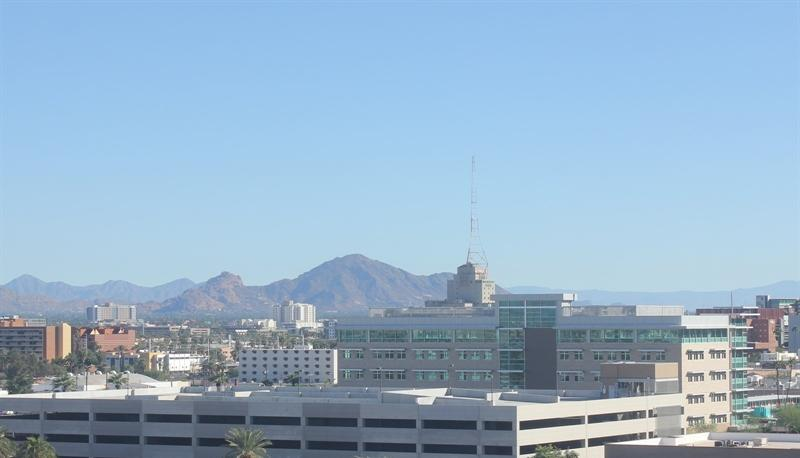
#> input picture JS13/images/test/day/20151101_165048.jpg, 800 x 458 px, found by its file name; its folder holds only this picture in this run; the run also reads 1 picture not shown here
$ jupyter execute --allow-errors LabAssignment.ipynb
#> lines starting #> are read from the running program, lines starting #| are printed output that depends on the picture
## Lab Assignment

1. Construct an SVM model using the data voice.csv under the following conditions,

a. Split the data using ratios of 70:30 and 80:20 for each model to be developed.

  i. Use a model with a linear kernel.

  ii. Use a model with a polynomial kernel.

  iii. Use a model with an RBF kernel.

b. Tabulate the performance of each split and kernel based on the accuracy metric.

2. Use the data from practical session 5 to develop a daytime and nighttime classification model using an SVM with an RBF kernel employing histogram features. Use an 80:20 ratio. You may experiment with hyperparameter tuning of the RBF kernel. Record the accuracy performance!

**Number 1**

Step 0 - Load and Prepare Dataset

[cell 1]
import pandas as pd
from sklearn.preprocessing import LabelEncoder

# Load the dataset
#> (the rest of this cell did not finish here and is left out)

Step 1 - Split the Data

[cell 2]
from sklearn.model_selection import train_test_split

# Split the data with a 70:30 ratio
#> (the rest of this cell did not finish here and is left out)

Step 2a - Train and Evaluate SVM Models with Linear Kernel

[cell 3]
from sklearn.svm import SVC
from sklearn.metrics import accuracy_score

# Instantiate and train the first model (70:30 split)
svm_linear_70 = SVC(kernel='linear')
#> (the rest of this cell did not finish here and is left out)

Step 2b - Train and Evaluate SVM Models with Polynomial Kernel

[cell 4]
# Instantiate and train the first model (70:30 split) with polynomial kernel
svm_poly_70 = SVC(kernel='poly')
#> (the rest of this cell did not finish here and is left out)

Step 2c - Train and Evaluate SVM Models with RBF Kernel

[cell 5]
# Instantiate and train the first model (70:30 split) with RBF kernel
svm_rbf_70 = SVC(kernel='rbf')
#> (the rest of this cell did not finish here and is left out)

Step 3 - Tabulate Results

[cell 6]
import pandas as pd

# Create a DataFrame to store the results
#> (the rest of this cell did not finish here and is left out)

**Number 2**

[cell 7]
import numpy as np
import os
import cv2
import matplotlib.pyplot as plt
import random
from sklearn.model_selection import GridSearchCV
from sklearn.preprocessing import StandardScaler
from sklearn.svm import SVC
from sklearn.metrics import accuracy_score

# --- I. CONFIGURATION AND DATA PREPARATION ---

# Path to the main image data directory
PATH_IMAGES = '/content/drive/MyDrive/Machine Learning 2025/images'

print("Day/Night Classification (Histogram + SVM RBF)")

# 1. Histogram Feature Extraction Function (Using 3D HSV: 512 Features)
def extract_histogram_features(image_path, bins=(8, 8, 8)):
    """Reads an image, computes a 3D HSV histogram (512 features), and normalizes it."""
#> called with bins = (8, 8, 8)
    img = cv2.imread(image_path)
#> img is the input picture: shape (458, 800, 3); mean B, G, R 200.6, 177.3, 149.4
    if img is None:
        return None

    try:
        # Convert BGR to HSV. HSV is better for capturing color/brightness differences.
        img_hsv = cv2.cvtColor(img, cv2.COLOR_BGR2HSV)
#> img_hsv: shape (458, 800, 3); mean H, S, V 99.3, 64.9, 201.7
    except cv2.error:
        # If conversion fails (e.g., corrupted file), skip this image
        return None

    # Compute 3D histogram: 8*8*8 = 512 features
    hist = cv2.calcHist(
        [img_hsv], [0, 1, 2], None, bins, [0, 180, 0, 256, 0, 256]
    )

    cv2.normalize(hist, hist)  # Normalize so values are within the same range
    return hist.flatten()

# 2. Function to Load Data from Subfolders (Separates Training and Test)
def load_data_from_subfolders_with_paths(base_path):
    """Loads features, labels, and image paths from 'day' and 'night' subfolders."""
    X = []
    y = []
    paths = []

    for label_name in ['day', 'night']:
        label_path = os.path.join(base_path, label_name)
        if not os.path.isdir(label_path):
            continue

        for filename in os.listdir(label_path):
            if filename.lower().endswith(('.jpg', '.jpeg', '.png')):
                image_path = os.path.join(label_path, filename)
                features = extract_histogram_features(image_path)
#> features = 512 values, max 0.933 at index 279, min 0 at index 0, mean 0.00413

                if features is not None:
                    X.append(features)
                    y.append(0 if label_name == 'day' else 1)  # Labeling: 0 = Day, 1 = Night
                    paths.append(image_path)
#> pass 2 of the loop in load_data_from_subfolders_with_paths, `for label_name in ['day', 'night']:`:
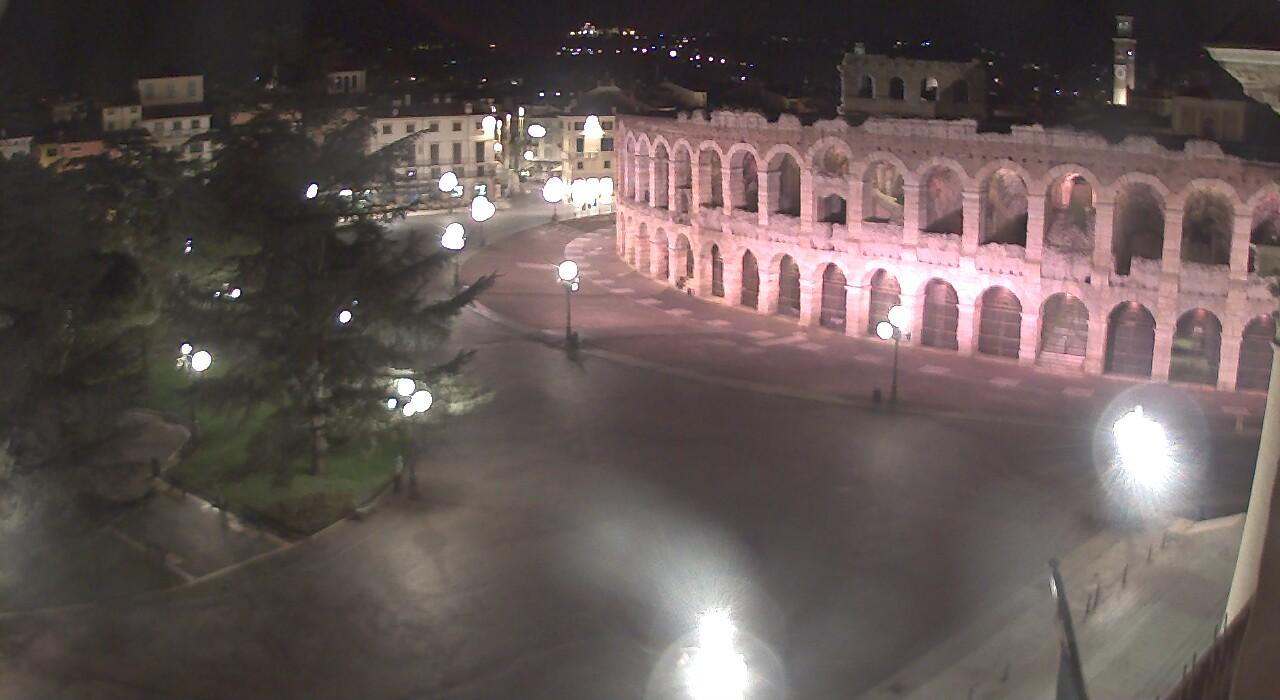
#> input picture JS13/images/test/night/20151101_232440.jpg, 1280 x 700 px, found by its file name
#> in extract_histogram_features, img is the input picture: shape (700, 1280, 3); mean B, G, R 84.1, 86.3, 98.8
#> img_hsv: shape (700, 1280, 3); mean H, S, V 57.3, 41.6, 99
#> features = 512 values, max 0.605 at index 10, min 0 at index 31, mean 0.00853
#> pass 2 of the loop in load_data_from_subfolders_with_paths, `for label_name in ['day', 'night']:`:
#| Total Training Samples: 2
#| Total Test Samples: 2
#| Feature Dimension per Sample: 512 (512 HSV features)

    return np.array(X), np.array(y), paths

# Function to Display Sample Images
def display_loaded_images(image_paths, labels, num_images=6):
    """Displays several sample images successfully loaded."""
#> called with labels = array of shape (2,), num_images = 6

    indices = np.random.choice(len(image_paths), min(num_images, len(image_paths)), replace=False)
#> indices = [1, 0]

    plt.figure(figsize=(15, 5))

    for i, idx in enumerate(indices):
        path = image_paths[idx]
        label = "Night" if labels[idx] == 1 else "Day"
#> label = 'Night'

        img = cv2.imread(path)
        if img is not None:
            img_rgb = cv2.cvtColor(img, cv2.COLOR_BGR2RGB)
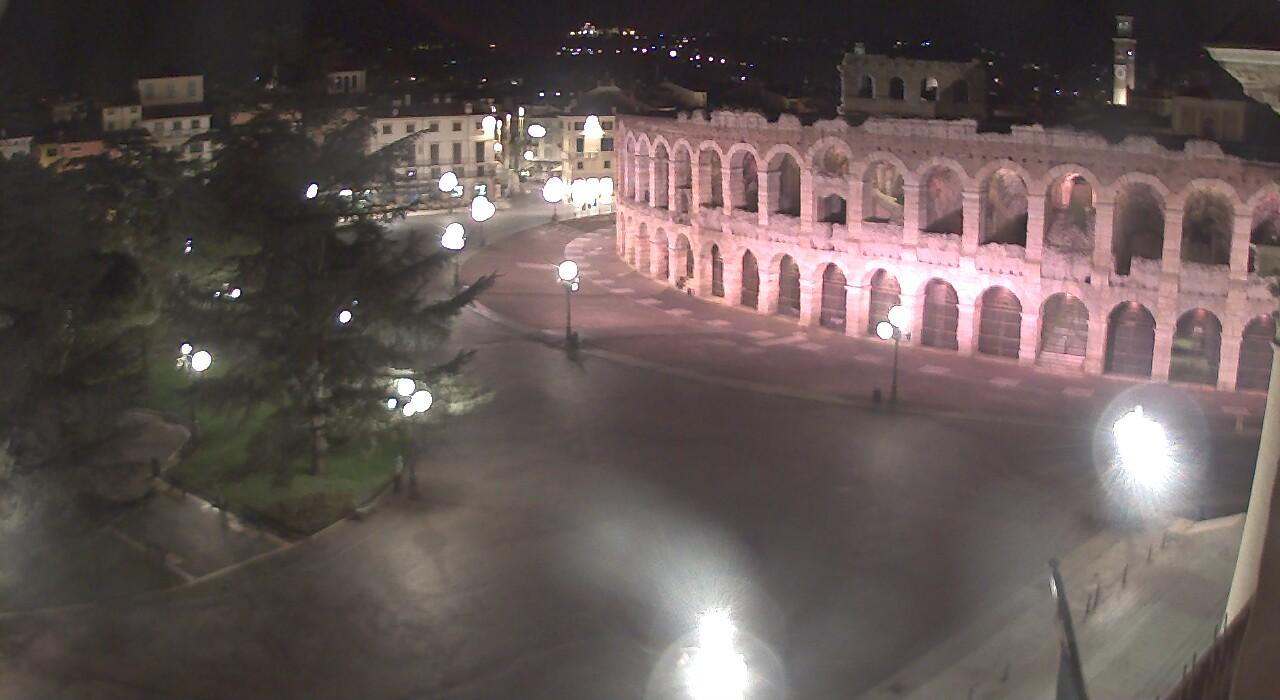
#> img_rgb: shape (700, 1280, 3); mean R, G, B 98.8, 86.3, 84.1

            plt.subplot(1, num_images, i + 1)
            plt.imshow(img_rgb)
            plt.title(f"{label}")
            plt.axis('off')
#> pass 2 of the loop in display_loaded_images, `for i, idx in enumerate(indices):`:
#> label = 'Day'
#> in display_loaded_images, `img_rgb = cv2.cvtColor(img, cv2.COLOR_BGR2RGB)`:
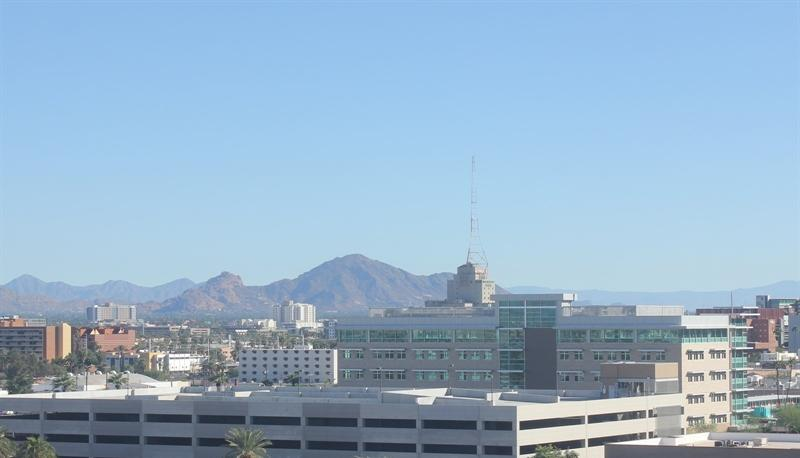
#> img_rgb: shape (458, 800, 3); mean R, G, B 149.4, 177.3, 200.6

    plt.tight_layout()
    plt.show()
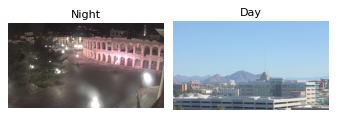
#> figure drawn by matplotlib, 2 panels

# 3. Load Training and Test Data
X_train_h_raw, y_train_h, paths_train = load_data_from_subfolders_with_paths(os.path.join(PATH_IMAGES, 'training'))
X_test_h_raw, y_test_h, _ = load_data_from_subfolders_with_paths(os.path.join(PATH_IMAGES, 'test'))

if len(X_train_h_raw) == 0 or len(X_test_h_raw) == 0:
    print("\n[FATAL ERROR] No images were successfully loaded. Check the path and folder structure.")
    exit()

print(f"Total Training Samples: {len(y_train_h)}")
print(f"Total Test Samples: {len(y_test_h)}")
print(f"Feature Dimension per Sample: {X_train_h_raw.shape[1]} (512 HSV features)")
print("-" * 50)

# Visualization of Sample Images
print("\nExample of Training Images Used:")
display_loaded_images(paths_train, y_train_h, num_images=6)

# --- II. PREPROCESSING AND MODEL TRAINING ---

# 4. Standard Scaling (MANDATORY before using SVM!)
scaler_hist = StandardScaler()
# Fit and Transform ONLY on training data
X_train_h = scaler_hist.fit_transform(X_train_h_raw)
# Transform test data using the SAME scaler
X_test_h = scaler_hist.transform(X_test_h_raw)

# 5. SVM Model (RBF Kernel) and Hyperparameter Tuning (GridSearchCV)
param_grid = {
    'C': [0.1, 1, 10, 100],  # Penalty parameter: controls how strongly the model is penalized for misclassification.
    'gamma': ['scale', 0.01, 0.1, 1]  # Kernel parameter: controls the radius of influence of each training sample.
}

svm_rbf = SVC(kernel='rbf', random_state=42)

grid_search = GridSearchCV(svm_rbf, param_grid, cv=3, scoring='accuracy', n_jobs=-1)
#> (the rest of this cell did not finish here and is left out)
